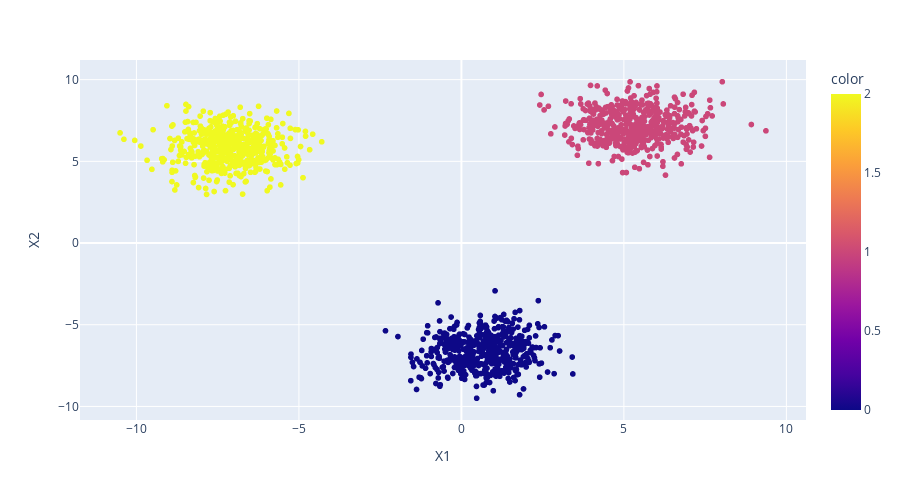

The notebook cell saved with this chart:
### Code cell
display_categories(model,blobs)

### Figure 1 — Plotly figure (JSON) as saved in the notebook; plotly's stock layout.template omitted (floating-point values rounded to 4 significant figures; data arrays with more than 128 entries replaced by an {"elided": "..."} marker saying what was removed)
{"data": [{"hovertemplate": "X1=%{x}<br>X2=%{y}<br>color=%{marker.color}<extra></extra>", "legendgroup": "", "marker": {"color": {"elided": "1500 int values"}, "coloraxis": "coloraxis", "symbol": "circle"}, "mode": "markers", "name": "", "showlegend": false, "type": "scattergl", "x": {"elided": "1500 float values"}, "xaxis": "x", "y": {"elided": "1500 float values"}, "yaxis": "y"}], "layout": {"coloraxis": {"colorbar": {"title": {"text": "color"}}, "colorscale": [[0, "#0d0887"], [0.1111, "#46039f"], [0.2222, "#7201a8"], [0.3333, "#9c179e"], [0.4444, "#bd3786"], [0.5556, "#d8576b"], [0.6667, "#ed7953"], [0.7778, "#fb9f3a"], [0.8889, "#fdca26"], [1, "#f0f921"]]}, "height": 500, "legend": {"tracegroupgap": 0}, "margin": {"t": 60}, "xaxis": {"anchor": "y", "domain": [0, 1], "title": {"text": "X1"}}, "yaxis": {"anchor": "x", "domain": [0, 1], "title": {"text": "X2"}}}}
